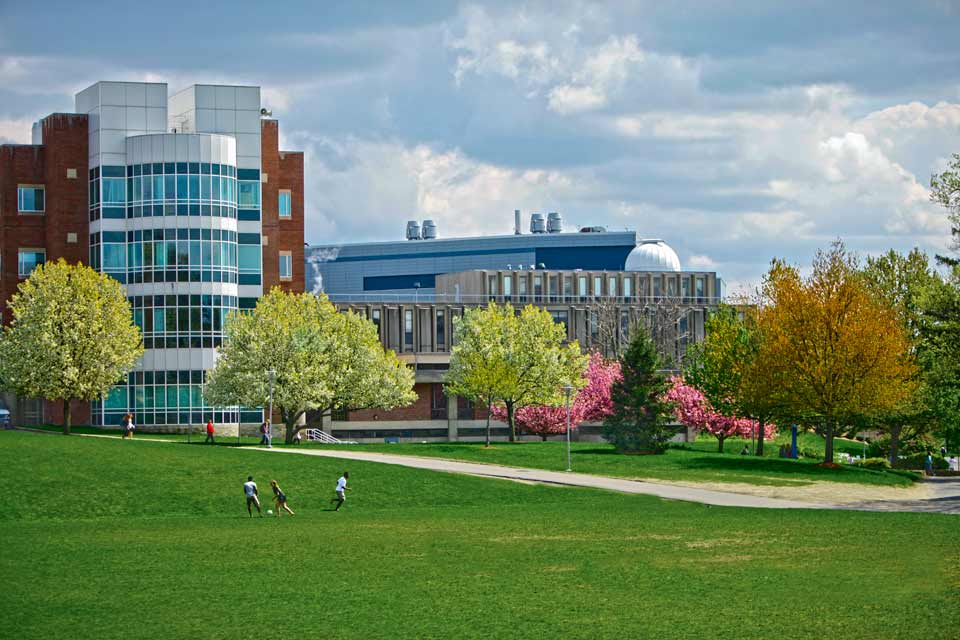
#> input picture campus-spring.jpg, 960 x 640 px
$ python skimage_implementation.py -i campus-spring.jpg
#> lines starting #> are read from the running program, lines starting #| are printed output that depends on the picture

#python skimage_implementation.py -i campus-spring.jpg
# import the necessary packages
from skimage.segmentation import slic
from skimage.segmentation import mark_boundaries
from skimage.util import img_as_float
from skimage import io
import matplotlib.pyplot as plt
import argparse

# construct the argument parser and parse the arguments
ap = argparse.ArgumentParser()
ap.add_argument("-i", "--image", required = True, help = "campus-spring.jpg")
args = vars(ap.parse_args())
# load the image and convert it to a floating point data type
image = img_as_float(io.imread(args["image"]))

# apply SLIC and extract (approximately) the supplied number
# of segments
segments = slic(image, n_segments = 100, sigma = 5)
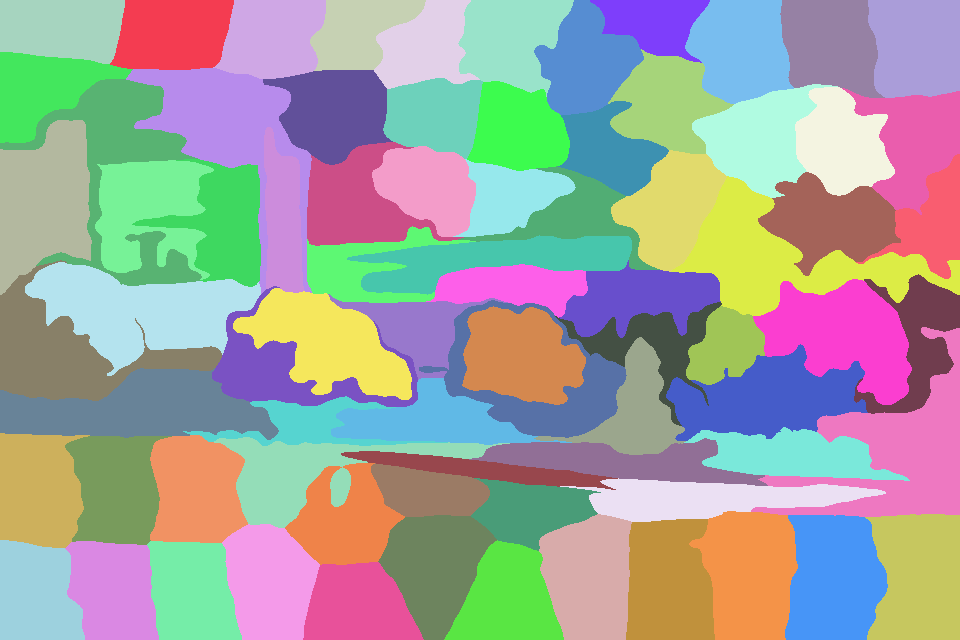
#> segments: shape (640, 960) int64; 78 distinct labels, from 1 to 78; one colour per label, 0 black
# show the output of SLIC
fig = plt.figure("Superpixels -- %d segments" % (100))
ax = fig.add_subplot(1, 1, 1)

print(segments)
#> (printed output is left out)

ax.imshow(mark_boundaries(image, segments))

plt.axis("off")
# show the plots
plt.show()
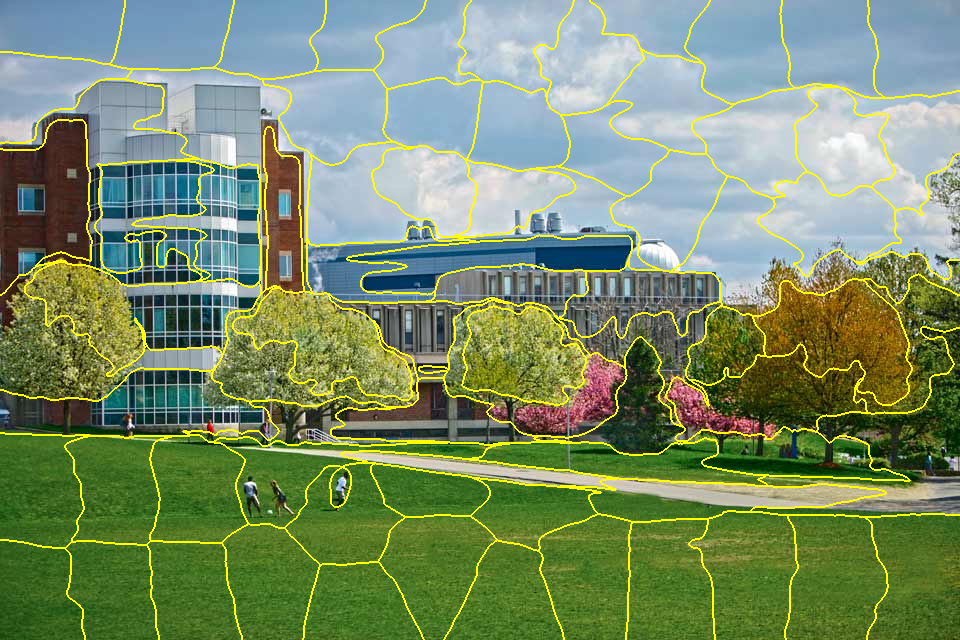
#> shown: shape (640, 960, 3) float64; mean R, G, B 0.476, 0.557, 0.403

$ run again, with Superpixels_--_100_segments.png saved as campus-spring.jpg
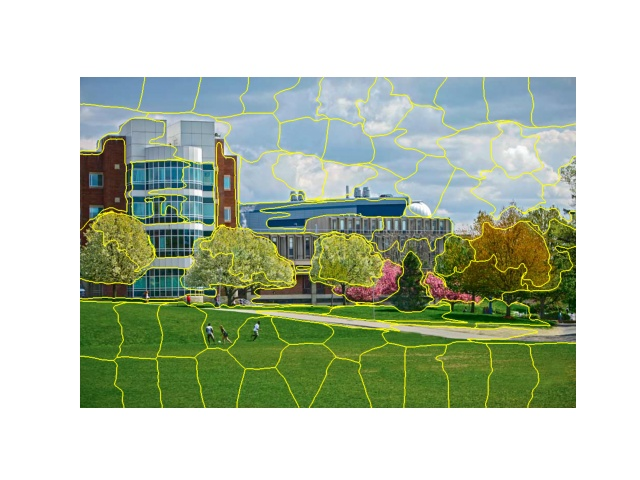
#> input picture Superpixels_--_100_segments.png, 640 x 480 px
#> `segments = slic(image, n_segments = 100, sigma = 5)`:
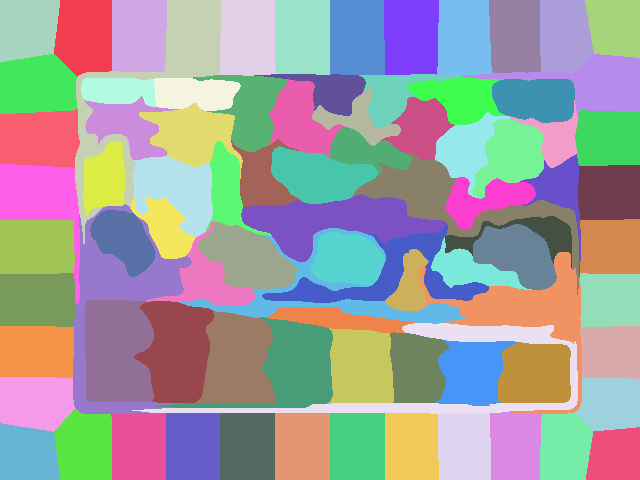
#> segments: shape (480, 640) int64; 86 distinct labels, from 1 to 86; one colour per label, 0 black
#> (printed output is left out)
#> `plt.show()`:
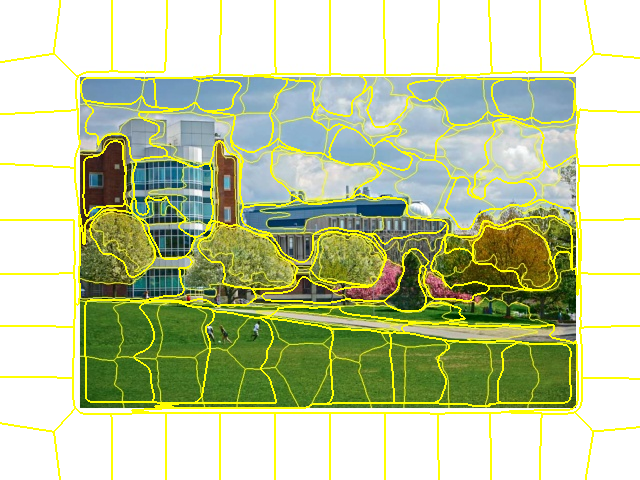
#> shown: shape (480, 640, 3) float64; mean R, G, B 0.747, 0.786, 0.631
